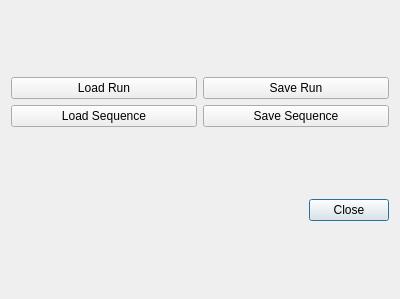
<?xml version="1.0" encoding="UTF-8"?>
<ui version="4.0">
 <class>Dialog</class>
 <widget class="QDialog" name="Dialog">
  <property name="geometry">
   <rect>
    <x>0</x>
    <y>0</y>
    <width>400</width>
    <height>299</height>
   </rect>
  </property>
  <property name="windowTitle">
   <string>Dialog</string>
  </property>
  <layout class="QGridLayout" name="gridLayout">
   <item row="2" column="0">
    <widget class="QDialogButtonBox" name="button_box">
     <property name="orientation">
      <enum>Qt::Horizontal</enum>
     </property>
     <property name="standardButtons">
      <set>QDialogButtonBox::Close</set>
     </property>
    </widget>
   </item>
   <item row="0" column="0">
    <layout class="QVBoxLayout" name="components_layout"/>
   </item>
   <item row="1" column="0">
    <layout class="QGridLayout" name="all_layout">
     <item row="1" column="0">
      <widget class="QPushButton" name="load_sequence_button">
       <property name="text">
        <string>Load Sequence</string>
       </property>
      </widget>
     </item>
     <item row="1" column="1">
      <widget class="QPushButton" name="save_sequence_button">
       <property name="text">
        <string>Save Sequence</string>
       </property>
      </widget>
     </item>
     <item row="0" column="0">
      <widget class="QPushButton" name="load_run_button">
       <property name="text">
        <string>Load Run</string>
       </property>
      </widget>
     </item>
     <item row="0" column="1">
      <widget class="QPushButton" name="save_run_button">
       <property name="text">
        <string>Save Run</string>
       </property>
      </widget>
     </item>
    </layout>
   </item>
  </layout>
 </widget>
 <resources/>
 <connections>
  <connection>
   <sender>button_box</sender>
   <signal>accepted()</signal>
   <receiver>Dialog</receiver>
   <slot>accept()</slot>
   <hints>
    <hint type="sourcelabel">
     <x>248</x>
     <y>254</y>
    </hint>
    <hint type="destinationlabel">
     <x>157</x>
     <y>274</y>
    </hint>
   </hints>
  </connection>
  <connection>
   <sender>button_box</sender>
   <signal>rejected()</signal>
   <receiver>Dialog</receiver>
   <slot>reject()</slot>
   <hints>
    <hint type="sourcelabel">
     <x>316</x>
     <y>260</y>
    </hint>
    <hint type="destinationlabel">
     <x>286</x>
     <y>274</y>
    </hint>
   </hints>
  </connection>
 </connections>
</ui>
